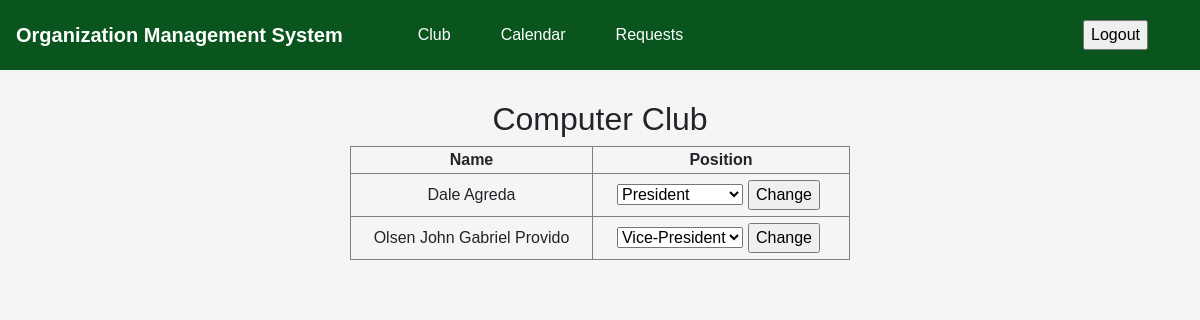
The page /faculty/club/club_details.php?club_name=Computer Club on the database as committed earlier.
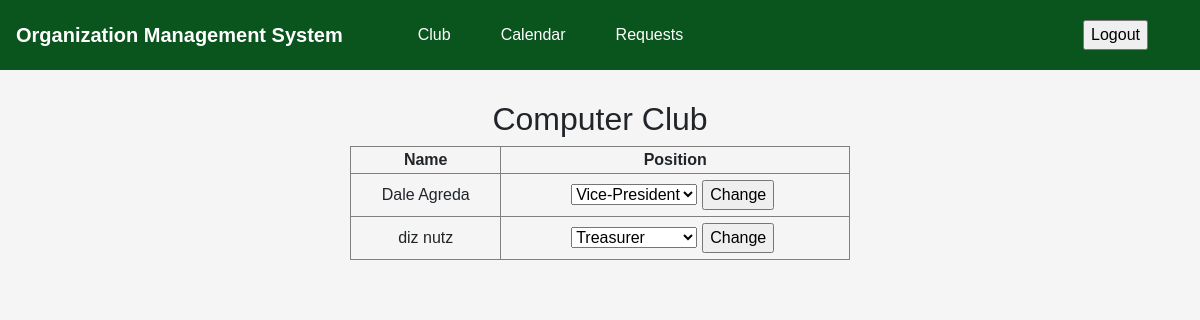
The same page on the database as committed later.
### tables this page shows
CREATE TABLE `student` (
  `student_id` int(10) NOT NULL,
  `first_name` varchar(255) NOT NULL,
  `last_name` varchar(255) NOT NULL,
  `course` int(10) NOT NULL,
  `club` int(10) DEFAULT NULL,
  `position` int(10) NOT NULL
);

CREATE TABLE `position` (
  `position_id` int(10) NOT NULL,
  `position_name` varchar(255) NOT NULL
);

### faculty/club/club_details.php (the view, shortened to what this page needs)
<!DOCTYPE html>
<html lang="en">
<head>
  <link href="https://maxcdn.bootstrapcdn.com/bootstrap/4.5.2/css/bootstrap.min.css" rel="stylesheet">
</head>
<body>
<?php
	$club_name = $_GET['club_name'];
	echo "<h2>".$club_name."</h2>";
?>
 <table border="1" style="margin: auto; width: 500px;">
        <tr>
            <th>Name</th>
            <th>Position</th>
        </tr>
<?php
		$club_name = $_GET['club_name'];
        $servername = "localhost";
        $username = "root";
        $password = "";
        $dbname = "website_project";
        $conn = new mysqli($servername, $username, $password, $dbname);
        $sql = "SELECT student.first_name, student.last_name, position.position_id, position.position_name FROM student
		INNER JOIN club ON club.club_id = student.club
		INNER JOIN position ON position.position_id = student.position
		WHERE club.club_name = '$club_name'";
        $result = $conn->query($sql);
        if ($result->num_rows > 0) {
            while ($row = $result->fetch_assoc()) {
                echo "<tr>";
                echo "<td>" . $row['first_name'] . " " . $row['last_name'] . "</td>";
                echo "<td>";
                echo "<form method='post' action='club_details.php?club_name=".$club_name."'>";
                echo "<select name='new_position'>";
                echo "<option value=".$row['position_name'].">". $row['position_name']."</option>";
                echo "</select>";
                echo "<input style='margin-left: 50px;margin: 5px;'type='submit' value='Change'>";
                echo "</form>";
                echo "</td>";
                echo "</tr>";
            }
        } else {
            echo "No students";
        }
?>
    </table>
</body>
</html>

### faculty/club/club_details.php (style rules this page uses)
.navbar { background-color: #0a541e; color: white; margin-bottom: 30px; }
.navbar-brand { color: white !important; font-weight: bold; margin-right: 50px; }
.navbar-nav .nav-item .nav-link { color: white !important; padding: 15px 25px; transition: background-color 0.3s; border-radius: 8px; }
.navbar-nav .nav-item:last-child { margin-right: 15px; }
.btn-logout { color: white; background-color: #0a541e; border-color: #0a541e; transition: background-color 0.3s; border-radius: 8px; padding: 8px 20px; }
body { font-family: Arial, sans-serif; background-color: #f5f5f5; text-align: center; margin: 0; }

Rows that differ between the two databases and show on the page:
removed student: first_name "Olsen John Gabriel", last_name "Provido", new_position "Vice-President"
changed student "Dale": new_position "President" → "Vice-President"
added student: first_name "diz", last_name "nutz", new_position "Treasurer"
